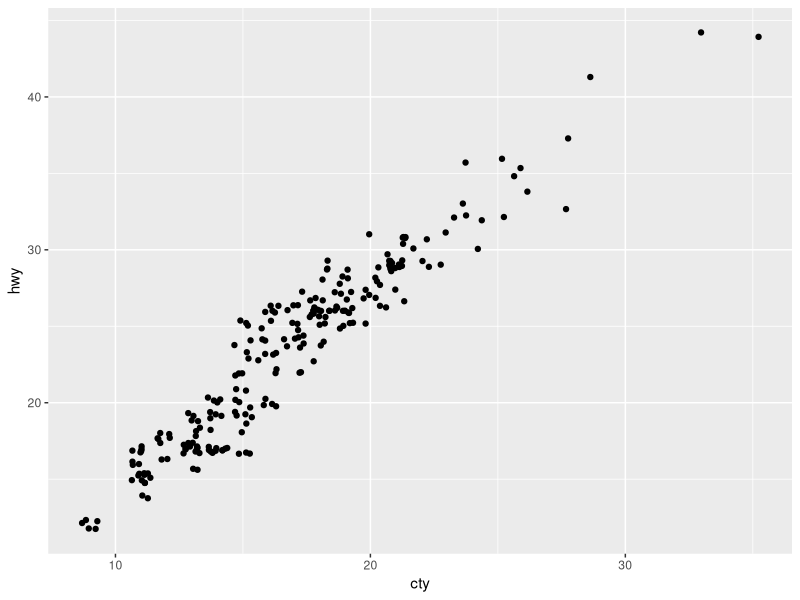

Here is the R script that generated this plot: (Note: this script raises an error after producing the figure.)
# ---------------------------------------------------------- #
#### MODULE 3: Plot even more data!                       ####               
# ---------------------------------------------------------- #

## OBJECTIVE:
# 1. To develop a "grammar of graphics".
# 2. To become comfortable using ggplot2 for exploratory data visualization.


# ---------------------------------------------------------- #
#### SET UP:                                              ####
# ---------------------------------------------------------- #
# REMINDER: In RStudio, open the Rproject for our course (UNCG_DataWrangling), 
# pull any changes from GitHub, and navigate to the branch you created for 
# yourself (just a single branch for the whole semester) in RStudio's Git tab.
# Open this week's assignment in this new branch to complete and submit on GitHub.
# Ideally, you'll commit your answers a bit at a time as you work through
# this assignment, rather than committing all at once at the end.

# Reminder of some helpful resources for graphing in R:
# ggplot Cookbook: http://www.cookbook-r.com/Graphs/
# Official ggplot2 Book: https://ggplot2-book.org/
# Themes in ggplot2: https://ggplot2-book.org/polishing.html#themes

# In ggplot2, aesthetic means “something you can see”. Each aesthetic is a
# mapping between a visual cue and a variable.
# Examples include:
# position (i.e., on the x and y axes)
# color (“outside” color)
# fill (“inside” color)
# shape (of points)
# line type
# size

# Each type of geometric object (geom) accepts only a subset of all aesthetics.
# Refer to the geom help pages to see what mappings each geom accepts. Aesthetic
# mappings are set with the aes() function.

# TASK: We will be using the ggplot2 package for graphing. Fortunately, ggplot2 
# is nested within the tidyverse package (along with many others).
# Start by writing code to load the tidyverse library.
# HINT: see the end of assignment #1 if you forgot how to load a package.
library(tidyverse)

# TASK: Write code below to set your theme to black and white and both your major
# AND minor gridlines to element_blank for all plots you'll be making today.
# HINT: Check back to last week's assignment section 1.9 for setting themes for
# all plots.


# ---------------------------------------------------------- #
#### 1.0 CORRELATION                                      ####
# ---------------------------------------------------------- #

# We learned how to make correlations last week, but it never hurts to get
# more practice! Let's start by using a data set built into ggplot2.
# The mpg dataset looks at the gas efficiency of different cars. Run the following
# code to load the data:
data(mpg, package = "ggplot2")

# TASK: Create a scatterplot (i.e., a dot plot) to relate city and highway mileage.
# Color the points by the class of car (class column) and label the x and y axis 
# to be more informative (City Mileage (MPG) vs Highway Mileage (MPG)).
# HINT: Refer back to last week's assignment or the ggplot help resources if you 
# forget how to make a scatterplot.


# Looks alright, but the graph may be hiding some information...
# QUESTION: How many data points are in the mpg dataframe?


# QUESTION: Approximately how many dots are in the graph you just made? How does
# that compare to the number of observations in the dataframe?


# Try another correlation-focused geom that addresses this problem by running
# the following code:
ggplot(data=mpg, aes(x=cty, y=hwy)) + 
  geom_jitter()


# QUESTION: What happened when you created the plot with geom_jitter?


# QUESTION: Run the code to create a plot using geom_jitter a second time. Then run it
# again and again. What happens each time? Why is this happening?


# TASK: The default in geom_jitter is to jitter (or slightly move) the points away
# from each other in both the x and y directions. Check the help file for geom_jitter
# and write code below to make a graph where you jitter points in only the x-dimension
# by 0.5.


# ---------------------------------------------------------- #
#### 1.1 DETOUR! COLORS, COLORS, COLORS                   ####
# ---------------------------------------------------------- #

# Our world is so colorful, and our graphs can be too! But we want to be mindful
# of our color choices to not only be beautiful, but also informative and accessible.

# TASK: Create a new dataframe that filters our mpg data down to only information
# for car classes compact, midsize, and suv using an %in% statement. Name your 
# new dataframe mpgSubset.
# HINT: Refer back to the Transform assignment if you want help with %in% (or 
# try googling!)


# ggplot has lots of nice (and some not so nice) built-in color palettes that we 
# can use to fill our bars with color. Try running the following code:
ggplot(data=mpgSubset, aes(x=cty, y=hwy, color=class)) +
  geom_jitter()

# The code above supplies us with ggplot's default color palette, which I find not
# so pleasing. Let's try to change this!

# We can add a statement specifying the scale of colors we would prefer. One way
# to do this is to use other pre-set palettes from ggplot. Run the code below to 
# ask ggplot to use the color brewer's palette called Set 1.
ggplot(data=mpgSubset, aes(x=cty, y=hwy, color=class)) +
  geom_jitter() +
  scale_color_brewer(palette="Set1")

# Alternatively, we could use the "RdBu" palette:
ggplot(data=mpgSubset, aes(x=cty, y=hwy, color=class)) +
  geom_jitter() +
  scale_color_brewer(palette="RdBu")

# QUESTION: Investigate the color brewer's range of palettes at this website: 
# https://r-graph-gallery.com/38-rcolorbrewers-palettes.html
# What do you notice about the colors chosen from each of the palettes that we
# used above? (i.e., does it use the first three colors in the palette? The last
# three? Some other combination?)


# We could also pick out EXACTLY which colors we want for our figure. 
# There are 4 main ways to specify colors in R:
### by name
### by number
### by Hex code
### with the rgb() function

# By Name: R allows you to call more than 600 colors by name! Run the following
# code to see a list:
colors()

# We can put in the colors we chose for each variable by adding the 
# scale_color_manual() function to our plot. Try it out by running the following
# code:
ggplot(data=mpgSubset, aes(x=cty, y=hwy, color=class)) +
  geom_jitter() +
  scale_color_manual(values=c('midnightblue', 'cornflowerblue', 'tomato3'))


# You can also chose colors by number, which are assigned in R.

# TASK: Copy and paste the code to make our scatterplot and replace the color names
# with three numbers of your choice (between 1 and 657). How does your new figure look?
# HINT: remember to remove the quotation marks when calling numbers.


# QUESTION: How do you think you could figure out which color name belongs to
# each color number?
# HINT: Try creating a dataframe from color() by passing it into the
# as.data.frame() function.


# You can also chose colors by Hex code. A Hex color code is a 6-symbol code made
# of up to three 2-symbol elements (6 symbols in length all together). Each of 
# the 2-symbol elements represents a color value in the Red-Green-Blue (RGB) color
# scale from 0 to 255. Hex codes are written with a # in front of them. Let's try
# out calling our colors using hex code.
ggplot(data=mpgSubset, aes(x=cty, y=hwy, color=class)) +
  geom_jitter() +
  scale_color_manual(values=c('#191970', '#6495ED', '#FF6347'))

# There are two great things about hex codes. First, you can call ANY color you 
# want with a hex code. That is, you're not limited to the 657 colors that are
# in ggplot. By specifying the color by hex code, you can pick literally anything!

# TASK: Google the search term "color picker". This should bring up google's color
# picker (in addition to a billion other color picking websites). Use this color
# picker to generate the hex codes for three new colors of your choice. Then copy
# and paste the above code, replacing the hex codes with your color choices.


# The second great thing about hex codes is that you can control the transparency
# of your colors. Transparency is set in a hex code by adding two extra symbols
# to the end, which together make up the "alpha" element. Adding 00 to the end 
# of your hex code will make your color completely transparent, while adding FF 
# to the end will make it completely opaque. Any number/letters in-between will 
# result in partial transparency. You can find a complete list of transparencies
# between 0-100% here: https://gist.github.com/lopspower/03fb1cc0ac9f32ef38f4

# TASK: Try out transparency by copying and pasting your graph code below and
# adding the alpha element to the end of each of your hex codes to make your
# first color 0% transparent, your second color 50% transparent, and your third
# color 100% transparent.


# QUESTION: What happened to the point that you set to 100% transparent?


# Finally, we can set our colors using the rgb() function. This operates very
# similarly to the hex code, where you can pick exactly the color and transparency
# you want. Try it out by running the following code:
ggplot(data=mpgSubset, aes(x=cty, y=hwy, color=class)) +
  geom_jitter() +
  scale_color_manual(values=c(rgb(.10, .10, .44, 1), rgb(.39, .58, .93, 1), rgb(1.0, .39, .28, 1)))

# TASK: Modify the above code to make all of your points 50% transparent.

# There are so many inventive and artistic people in the world who have expanded
# the offerings for colors in ggplot. Check out some notable ones listed below
# when choosing colors for this assignment.
### Color-blind friendly palettes: https://github.com/JLSteenwyk/ggpubfigs
### Color palettes from vintage National Parks posters: https://github.com/katiejolly/nationalparkcolors
### Color palettes based on Wes Anderson movies: https://github.com/karthik/wesanderson
### Color palettes from famous Dutch paintings: https://github.com/EdwinTh/dutchmasters


# ---------------------------------------------------------- #
#### 1.2 DETOUR! LEGENDS                                  ####
# ---------------------------------------------------------- #

# When you specify colors in your ggplot code, R throws in a bonus legend for free!
# However, this legend is often not as clear or visually appealing as we might 
# prefer. But as with all geometric objects in ggplot, legends can be easily altered.

# Run the following code to create a scatter plot. Feel free to modify the colors
# as you prefer!
ggplot(data=mpgSubset, aes(x=cty, y=hwy, color=class)) +
  geom_jitter()

# QUESTION: Where did ggplot get the legend title and values from?


# We could change the title and values in our legend by altering the dataframe
# we are passing into ggplot. But that seems a bit drastic. Instead, we can 
# lean on the same code that specifies our color picks to alter the legend text.
# Try it out by running the following code:
ggplot(data=mpgSubset, aes(x=cty, y=hwy, color=class)) + 
  geom_jitter() + 
  scale_color_manual(values=c('#FCBA03', '#380754', '#496916'),
                     name='Class of Car', 
                     breaks=c('suv', 'midsize', 'compact'), 
                     labels=c('SUV', 'Midsize', 'Compact'))


# TASK: Label each line of the code above with what it is doing.
# HINT: Check the scale_color_manual help file or ggplot Cookbook for more info.


# IMPORTANT: It is important to pay attention to the order you provide ggplot with 
# your color choices and legend labels! Try running the following code:
ggplot(data=mpgSubset, aes(x=cty, y=hwy, color=class)) + 
  geom_jitter() + 
  scale_color_manual(values=c('#FCBA03', '#380754', '#496916'), 
                     name='Class of Car', 
                     breaks=c('suv', 'midsize', 'compact'), 
                     labels=c('Compact', 'SUV', 'Midsize')) 


# QUESTION: What is wrong with the code above? Why is it so important to be
# careful with the order you pass information into ggplot?


# While changing the legend text and factor order takes place in the scale_color_manual
# step, moving the legend around on the graph page is part of the graph theme. We
# can try this out using the code below:
ggplot(data=mpgSubset, aes(x=cty, y=hwy, color=class)) + 
  geom_jitter() + 
  theme(legend.position='top')


# TASK: Modify the code above to have the legend display along the bottom of
# the figure.


# We can also have the legend located within the area of the graph itself! We can 
# do this by specifying the coordinates for where the legend should go within the
# graph axes. First we set the legend position and then we set the anchoring 
# position by justifying the legend.
### bottom left: 0,0
### bottom right: 1,0
### top left: 0,1
### top right: 1,1

# Try it out by running the following code:
ggplot(data=mpgSubset, aes(x=cty, y=hwy, color=class)) + 
  geom_jitter() + 
  theme(legend.position=c(1,0), legend.justification=c(1,0))

# QUESTION: What happens if you don't include the code for legend justification
# above?


# TASK: Copy and paste the code from above. Modify it to place the legend in the
# upper left part of the graph.


# Finally, we might want to remove the legend altogether! We would do so by
# modifying the theme as well. 

# TASK: Check the ggplot cookbook to find the legends section. Read what it says 
# about removing the legend. Then copy and paste the graph code from above. Modify
# the code to remove the legend.


# ---------------------------------------------------------- #
#### 2.0 DEVIATION                                        ####
# ---------------------------------------------------------- #

# Used to compare variation in values between small number of items (or categories) 
# with respect to a fixed reference.

# Whether the graphical type is a deviation graph or a composition graph (or a 
# ranking graph) may depend on the underlying data structure.

# We used geom_bar() last week with factor data to create a bar graph. But
# geom_bar() is a bit tricky because it can make EITHER a bar graph or a histogram
# depending on the data you give it. The default of geom_bar() is to set stat to 
# count so if you give it just a continuous x value, it will make a histogram. Try
# it with the following code:
ggplot(data=mpg, aes(x=hwy)) + 
  geom_bar()

# In order to have the geom create bars and not a histogram, you must:
# 1) Set stat = identity
# 2) Provide both an x and a y inside the aes(), where x is either a character 
# or factor and y is numeric.

# TASK: Create a dataframe of summary statistics for the mpg data, calculating the
# mean, standard deviation, and standard error for highway mpg grouping by class.
# Name the resulting dataframe highwayMPG and your new variables hwy_mean, hwy_sd,
# and hwy_se.
# HINT: Look back at the Transform assignment if you forget how to summarize the
# data. Also recall, standard error = 1.96*standard deviation.


# TASK: Create a bar graph showing the average highway MPG on the y-axis and 
# car class on the x-axis. Fill the bars by class. Add in error bar caps that are 20%
# the width pf the bars.
# HINT: Don't forget to change stat from the default in your geom_bar() statement!


# ---------------------------------------------------------- #
#### 2.1 DETOUR! COLORS AND LEGENDS, AGAIN                ####
# ---------------------------------------------------------- #

# Recall that some geometric elements require fills instead of (or sometimes in
# addition to) colors.

# TASK: Create a bar graph with the mpg summary stats with the following parameters:
# (1) Black bar outline
# (2) Bars filled with the color brewer palette "Dark2" using the scale_fill_manual
#     statement
# (3) No legend
# (4) Informative x- and y-axis labels. 

# HINT: Carefully consider whether your color and/or fill should go within an aes() 
# statement, the scale_fill_manual or scale_color_manual statements, or neither.
# If in doubt, try a bunch of ways until it looks how we want it. And consult 
# your helpful ggplot resources on the web.


# ---------------------------------------------------------- #
#### 2.2 DETOUR! AXIS MODIFICATIONS                       ####
# ---------------------------------------------------------- #

# Run the following code, feeling free to modify colors as you prefer:
ggplot(data=highwayMPG, aes(x=class, y=hwy_mean, fill=class)) +
  geom_bar(stat='identity') 

# QUESTION: Where is ggplot getting the x-axis tick labels from?


# Often our tick labels are not the best. We can modify them to be more informative
# or visually appealing by directly modifying the dataframe, but again this feels
# a bit extreme. Instead, we can directly modify the scale of the axis. For axes
# that deal with categories, we are setting the discrete scale. Try it out by
# running the following code:
ggplot(data=highwayMPG, aes(x=class, y=hwy_mean, fill=class)) +
  geom_bar(stat='identity') +
  scale_x_discrete(labels=c('sport', 'compact', 'midsize', 'minivan', 'pickup', 'subcompact', 'SUV'))

# We can also change the scale of the continuous axes, including how large they are
# and where the tick marks fall as follows:
ggplot(data=highwayMPG, aes(x=class, y=hwy_mean, fill=class)) +
  geom_bar(stat='identity') +
  scale_y_continuous(breaks=seq(0, 50, 10)) +
  coord_cartesian(ylim=c(0,50))

# QUESTION: Try running the code above without the coord_cartesian() statement. 
# What is surprising about the resulting graph? Based on this result, what do you
# think the coord_cartesian() statement does?


# We can also add a statement into the scale discrete or continuous statements
# to name our axes, rather than putting in a whole separate step of xlab() or ylab().
# Try it out with the following code:
ggplot(data=highwayMPG, aes(x=class, y=hwy_mean, fill=class)) +
  geom_bar(stat='identity') +
  scale_x_discrete(name='Class of Car') +
  scale_y_continuous(name='Mean Highway MPG')


# Finally, we can flip our axes easily in ggplot as follows:
ggplot(data=highwayMPG, aes(x=class, y=hwy_mean, fill=class)) +
  geom_bar(stat='identity') +
  coord_flip()


# TASK: Let's put it all together. Make a graph of the mpg summary stats with the
# following specifications:
# (1) color by class of car using a color scheme of your choice (not the default)
# (2) plot the class of car on the x-axis and the highway MPG on the y axis
# (3) include better names for the x- and y-axis titles
# (4) include better names for the car classes
# (5) set the scale of the highway mpg to run from 0 to 30 with breaks every 5 
# (6) flip your axes
# (7) remove the legend


# ---------------------------------------------------------- #
#### 3.0 RANKING                                          ####
# ---------------------------------------------------------- #
# Used to compare the position or performance of multiple items with respect to 
# each other. Actual values matters somewhat less than the ranking.

# TASK: Create a dataframe of summary statistics for the mpg data, calculating the
# mean, standard deviation, and standard error for CITY mpg grouping by class.
# Name the resulting dataframe cityMPG and your new variables city_mean, city_sd,
# and city_se.
# HINT: Look back at the Transform assignment if you forget how to summarize the
# data. Also, standard error = 1.96*standard deviation.


# Now we want to plot our data in order from smallest to largest city MPG to get
# a ranking. To do so, we need to use the reorder() function to rearrange the data
# going into our x-axis.
ggplot(cityMPG, aes(x=reorder(class, city_mean), y=city_mean)) + 
  geom_bar(stat="identity")

# TASK: Recreate the above ranking figure to include the following:
# (1) class of car on the x-axis with informative axis and tick labels
# (2) MPG ordered from highest to lowest (hint: try google if you're unsure)
# (3) bars with dary grey outlines and filled by class with your favorite color scheme
# (4) error bars with end caps 30% the width of the bars
# (5) y-axis from 0 to 30 with tick marks every 5
# (6) no legend.


# ---------------------------------------------------------- #
#### 4.0 DISTRIBUTION                                     ####
# ---------------------------------------------------------- #
# When you have lots and lots of data points and want to study where and how the
# data points are distributed.

# Histograms can be accomplished with either geom_bar() or geom_histogram()
ggplot(mpg, aes(hwy)) + 
  geom_histogram()

# TASK: Recreate the graph above, but using geom_bar() instead


# TASK: Try making a histogram with the categorical variable 'manufacturer'.
# What error message do you get?


# QUESTION: What happens when you follow the advice of the error message and 
# make stat='count'?
ggplot(mpg, aes(manufacturer)) + 
  geom_histogram(stat="count")


# TASK: Make a boxplot comparing the distribution of cty (city mileage) for
# each class of car.
# HINT: Look back to last week if you forget how to make a boxplot.


# We can also make a different type of distribution, a violin plot using the 
# geom_violin statement as follows:
ggplot(mpg, aes(x=class, y=cty)) + 
  geom_violin()

# QUESTION: What does a violin plot show? Check google if you're unsure.


# ---------------------------------------------------------- #
#### 5.0 COMPOSITION                                      ####
# ---------------------------------------------------------- #
# Bar charts and pie charts are classic ways of showing composition of a dataset.

# TASK: Let's get some data for this task by determining the number of cars from 
# each car manufacturer in our mpg dataframe. We can do this as follows:
manufacturerFreq <- mpg %>% 
  group_by(manufacturer) %>% 
  summarize(frequency=length(manufacturer)) %>% 
  ungroup()

# TASK: Make a bar graph of the number of cars (frequency) by manufacturer using
# the dataframe we created above.


# We can switch the bar chart you created above into a pie chart simply by changing
# the coordinate system through a series of steps as follows:

ggplot(manufacturerFreq, aes(x=manufacturer, y=frequency)) +
  geom_bar(stat="identity") +
  coord_polar()

ggplot(manufacturerFreq, aes(x=manufacturer, y=frequency, fill=manufacturer)) +
  geom_bar(stat="identity") +
  coord_polar()

ggplot(manufacturerFreq, aes(x="", y=frequency, fill=manufacturer)) +
  geom_bar(stat="identity", width=1) +
  coord_polar()

ggplot(manufacturerFreq, aes(x="", y=frequency, fill=manufacturer)) +
  geom_bar(stat="identity", width=1) +
  coord_polar(theta="y")

ggplot(manufacturerFreq, aes(x="", y=frequency, fill=manufacturer)) +
  geom_bar(stat="identity", width=1) +
  coord_polar(theta="y", start=0) +
  theme_void() +
  theme(legend.title = element_text(size = 12.5), 
        legend.text  = element_text(size = 8.5),
        legend.key.size = unit(.75, "lines"))

# TASK: Annotate the code below to describe what each line does:
ggplot(manufacturerFreq, aes(x="", y=frequency, fill=manufacturer)) +
  geom_bar(stat="identity", width=1) +
  coord_polar(theta="y", start=0) +
  theme_void() +
  theme(legend.title = element_text(size = 12.5), 
        legend.text  = element_text(size = 8.5),
        legend.key.size = unit(.75, "lines"))


# ---------------------------------------------------------- #
#### 6.0 CHANGE                                           ####
# ---------------------------------------------------------- #

# Time series are often best visualized with line graphs. Let's try this out
# with some new data:
data("economics")

# TASK: Use the economics dataset to plot the number of people who are unemployed
# over time (unemploy vs date). Make a scatterplot, then connect the points with 
# lines using geom_line().
# HINT: use ?economics to get more information about this dataset.




# ---------------------------------------------------------- #
#### GROUPS AND MAPS                                      ####
# ---------------------------------------------------------- #

# Let's save these for group project options, this assignment is really long!









# REMEMBER: Save and push your script when you're done with this assignment!
